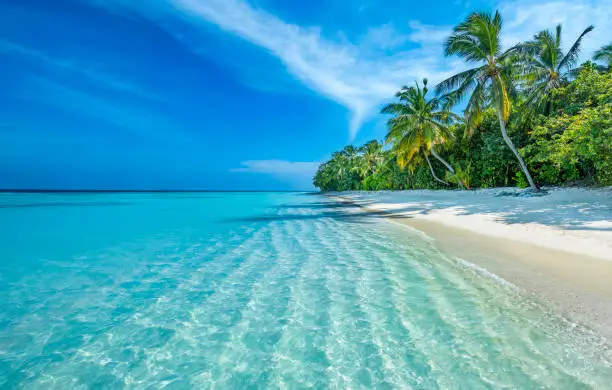
#> input picture Assets/beach_pic_1.png, 612 x 390 px, found by its file name
$ python galle_card.py
#> lines starting #> are read from the running program, lines starting #| are printed output that depends on the picture; after the words box and inside, x2 and y2 are one past the last pixel; in counts of white or black regions, pixels touching at a corner belong together
from PIL import Image, ImageDraw, ImageFont
import os

# ===== IMAGE POSITIONING CONFIGURATION =====
# Choose how the beach image should be positioned:
# "cover" - Fill entire area, crop if needed (no gaps, recommended)
# "contain" - Fit entire image, may have gaps (centered by default)
IMAGE_MODE = "cover"  # Change to "contain" if you prefer

# For "contain" mode, choose position:
# "center", "top", "bottom", "left", "right", "top-left", "top-right", "bottom-left", "bottom-right"
IMAGE_POSITION = "center"

# For "cover" mode, choose crop alignment:
# "center" - Crop from center (balanced view)
# "top" - Crop from top (show top of image)
# "bottom" - Crop from bottom (show bottom of image)
CROP_ALIGNMENT = "center"  # Only used in "cover" mode
# ===========================================

# Create a white card with rounded corners
card_width = 800
card_height = 1000
card_bg = Image.new('RGB', (card_width, card_height), color='white')
#> card_bg: PIL image 800x1000 RGB; every value is 255
draw = ImageDraw.Draw(card_bg)

# Beach image area (top section with rounded corners)
beach_area_width = card_width - 80  # 40px margin on each side
beach_area_height = 400
beach_area_x = 40
beach_area_y = 40
corner_radius = 30

# Create a mask for rounded corners
def create_rounded_rectangle_mask(width, height, radius):
    mask = Image.new('L', (width, height), 0)
    mask_draw = ImageDraw.Draw(mask)
    mask_draw.rounded_rectangle([(0, 0), (width, height)], radius, fill=255)
    return mask

# Load the actual beach image from assets
beach_image_path = './assets/beach_pic_1.png'

if os.path.exists(beach_image_path):
    beach_img = Image.open(beach_image_path)
#> beach_img is the input picture: PIL image 612x390 RGB; mean R, G, B 75.4, 163.5, 185.6

    if IMAGE_MODE == "cover":
        # COVER mode - Fill the entire area, crop if needed (no gaps)
        beach_img_ratio = beach_img.width / beach_img.height
#> beach_img_ratio = 1.57
        area_ratio = beach_area_width / beach_area_height

        if beach_img_ratio > area_ratio:
            # Image is wider - fit to height, crop width
            new_height = beach_area_height
            new_width = int(beach_img.width * (beach_area_height / beach_img.height))
            beach_img = beach_img.resize((new_width, new_height), Image.Resampling.LANCZOS)
            # Crop based on alignment
            if CROP_ALIGNMENT == "center":
                left = (new_width - beach_area_width) // 2
            elif CROP_ALIGNMENT == "left":
                left = 0
            else:  # right
                left = new_width - beach_area_width
            beach_img = beach_img.crop((left, 0, left + beach_area_width, beach_area_height))
        else:
            # Image is taller - fit to width, crop height
            new_width = beach_area_width
            new_height = int(beach_img.height * (beach_area_width / beach_img.width))
#> new_height = 458
            beach_img = beach_img.resize((new_width, new_height), Image.Resampling.LANCZOS)
#> beach_img: PIL image 720x458 RGB
            # Crop based on alignment
            if CROP_ALIGNMENT == "center":
                top_offset = (new_height - beach_area_height) // 2
#> top_offset = 29
            elif CROP_ALIGNMENT == "top":
                top_offset = 0
            else:  # bottom
                top_offset = new_height - beach_area_height
            beach_img = beach_img.crop((0, top_offset, beach_area_width, top_offset + beach_area_height))
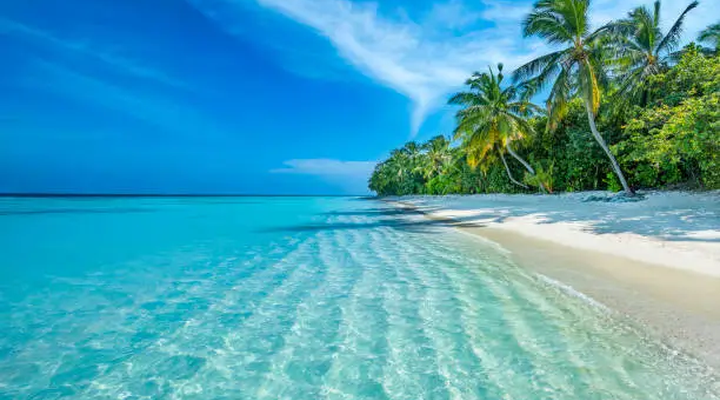
#> beach_img: PIL image 720x400 RGB; mean R, G, B 74.9, 162.2, 183

        # Create final image with exact dimensions
        beach_final = Image.new('RGB', (beach_area_width, beach_area_height))
#> beach_final: PIL image 720x400 RGB; every value is 0
        beach_final.paste(beach_img, (0, 0))
        beach_img = beach_final

    else:  # CONTAIN mode
        # Fit entire image, may have gaps
        beach_img.thumbnail((beach_area_width, beach_area_height), Image.Resampling.LANCZOS)
        beach_final = Image.new('RGB', (beach_area_width, beach_area_height), color=(135, 206, 250))

        # Calculate position based on IMAGE_POSITION setting
        if IMAGE_POSITION == "center":
            paste_x = (beach_area_width - beach_img.width) // 2
            paste_y = (beach_area_height - beach_img.height) // 2
        elif IMAGE_POSITION == "top":
            paste_x = (beach_area_width - beach_img.width) // 2
            paste_y = 0
        elif IMAGE_POSITION == "bottom":
            paste_x = (beach_area_width - beach_img.width) // 2
            paste_y = beach_area_height - beach_img.height
        elif IMAGE_POSITION == "left":
            paste_x = 0
            paste_y = (beach_area_height - beach_img.height) // 2
        elif IMAGE_POSITION == "right":
            paste_x = beach_area_width - beach_img.width
            paste_y = (beach_area_height - beach_img.height) // 2
        elif IMAGE_POSITION == "top-left":
            paste_x = 0
            paste_y = 0
        elif IMAGE_POSITION == "top-right":
            paste_x = beach_area_width - beach_img.width
            paste_y = 0
        elif IMAGE_POSITION == "bottom-left":
            paste_x = 0
            paste_y = beach_area_height - beach_img.height
        elif IMAGE_POSITION == "bottom-right":
            paste_x = beach_area_width - beach_img.width
            paste_y = beach_area_height - beach_img.height
        else:  # default to center
            paste_x = (beach_area_width - beach_img.width) // 2
            paste_y = (beach_area_height - beach_img.height) // 2

        beach_final.paste(beach_img, (paste_x, paste_y))
        beach_img = beach_final
else:
    # Fallback: create a simple gradient if image not found
    print(f"Warning: {beach_image_path} not found. Using gradient instead.")
    beach_img = Image.new('RGB', (beach_area_width, beach_area_height))
    beach_draw = ImageDraw.Draw(beach_img)
    for y in range(0, beach_area_height):
        blue_intensity = int(135 + (64 - 135) * y / beach_area_height)
        beach_draw.rectangle([(0, y), (beach_area_width, y + 1)], fill=(135, 206, blue_intensity))

# Apply rounded corners to beach image
beach_mask = create_rounded_rectangle_mask(beach_area_width, beach_area_height, corner_radius)
#> in create_rounded_rectangle_mask, `mask = Image.new('L', (width, height), 0)`: mask: PIL image 720x400 L; every value is 0
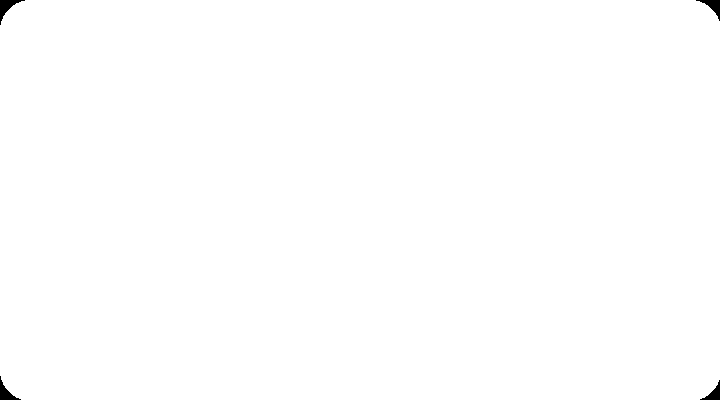
#> beach_mask: PIL image 720x400 L; 99.8% white; 4 black regions, box (x1, y1, x2, y2) and area: (0, 0, 25, 25) 203, (696, 0, 720, 21) 178, (0, 376, 21, 400) 178, (700, 380, 720, 400) 154
beach_img.putalpha(beach_mask)
#> beach_img: PIL image 720x400 RGBA

# Paste beach image onto card
card_bg.paste(beach_img, (beach_area_x, beach_area_y), beach_img)
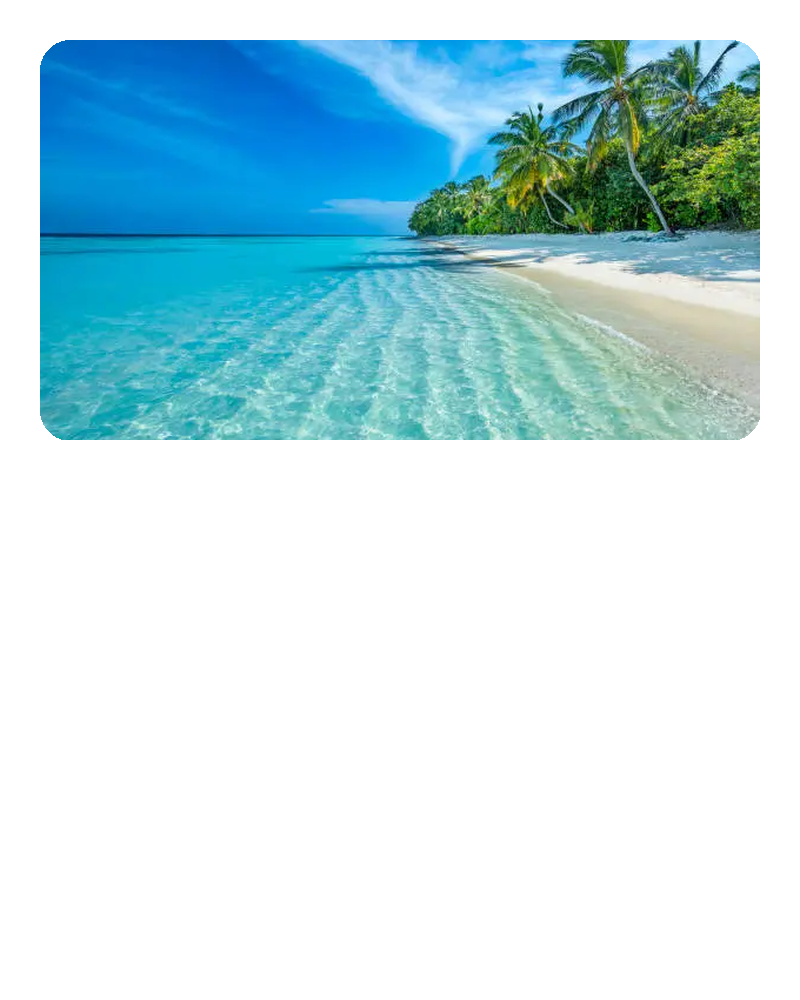
#> card_bg: PIL image 800x1000 RGB; mean R, G, B 190.3, 221.7, 229.1

# GALLE text (black, centered, large)
try:
    # Try to use a system font, fallback to default if not available
    galle_font_size = 60
    try:
        galle_font = ImageFont.truetype("arial.ttf", galle_font_size)
    except:
        try:
            galle_font = ImageFont.truetype("C:/Windows/Fonts/arial.ttf", galle_font_size)
        except:
            galle_font = ImageFont.load_default()
except:
    galle_font = ImageFont.load_default()

galle_text = "GALLE"
# Get text bounding box
bbox = draw.textbbox((0, 0), galle_text, font=galle_font)
#> bbox = (0, 11, 192, 57)
text_width = bbox[2] - bbox[0]
#> text_width = 192
text_height = bbox[3] - bbox[1]
#> text_height = 46

# Center the text horizontally
galle_x = (card_width - text_width) // 2
#> galle_x = 304
galle_y = beach_area_y + beach_area_height + 40
draw.text((galle_x, galle_y), galle_text, fill='black', font=galle_font)

# Description text (yellow/gold, centered, smaller)
description_text = """The top sightseeing places in Galle are Old Dutch Market, Flag Rock, Dutch Reformed Church, Amangalla, Old Gate, Galle Fort Lighthouse."""

try:
    desc_font_size = 24
    try:
        desc_font = ImageFont.truetype("arial.ttf", desc_font_size)
    except:
        try:
            desc_font = ImageFont.truetype("C:/Windows/Fonts/arial.ttf", desc_font_size)
        except:
            desc_font = ImageFont.load_default()
except:
    desc_font = ImageFont.load_default()

# Wrap text to fit card width
max_width = card_width - 100
words = description_text.split()
lines = []
current_line = ""

for word in words:
    test_line = current_line + (" " if current_line else "") + word
    bbox = draw.textbbox((0, 0), test_line, font=desc_font)
    test_width = bbox[2] - bbox[0]

    if test_width <= max_width:
        current_line = test_line
    else:
        if current_line:
            lines.append(current_line)
        current_line = word
#> this loop made 21 passes
#> (bbox, test_width) on passes 1 to 12: ((-1, 5, 45, 23), 46), ((-1, 5, 92, 28), 93), ((-1, 5, 237, 28), 238), ((-1, 5, 322, 28), 323), ((-1, 5, 352, 28), 353), ((-1, 5, 421, 28), 422), ((-1, 5, 467, 28), 468), ((-1, 5, 516, 28), 517), ((-1, 5, 595, 28), 596), ((-1, 5, 692, 28), 693), ((-1, 5, 750, 28), 751), ((0, 5, 123, 28), 123)
#> after the loop, lines = 2 items

if current_line:
    lines.append(current_line)

# Draw each line centered
desc_y = galle_y + text_height + 60
#> desc_y = 586
line_height = text_height + 10
#> line_height = 56
gold_color = (255, 204, 0)  # #FFCC00

for line in lines:
    bbox = draw.textbbox((0, 0), line, font=desc_font)
    line_width = bbox[2] - bbox[0]
    line_x = (card_width - line_width) // 2
    draw.text((line_x, desc_y), line, fill=gold_color, font=desc_font)
    desc_y += line_height
#> this loop made 3 passes
#> (bbox, line_width, line_x, desc_y) on passes 1 to 2: ((-1, 5, 692, 28), 693, 53, 642), ((0, 5, 690, 28), 690, 55, 698)
#> (line, bbox, line_width, line_x, desc_y) on pass 3: ('Galle Fort Lighthouse.', (0, 5, 264, 28), 264, 268, 754)
#> after the loop, desc_y = 754

# Save the image
output_path = 'galle_card.png'
card_bg.save(output_path)
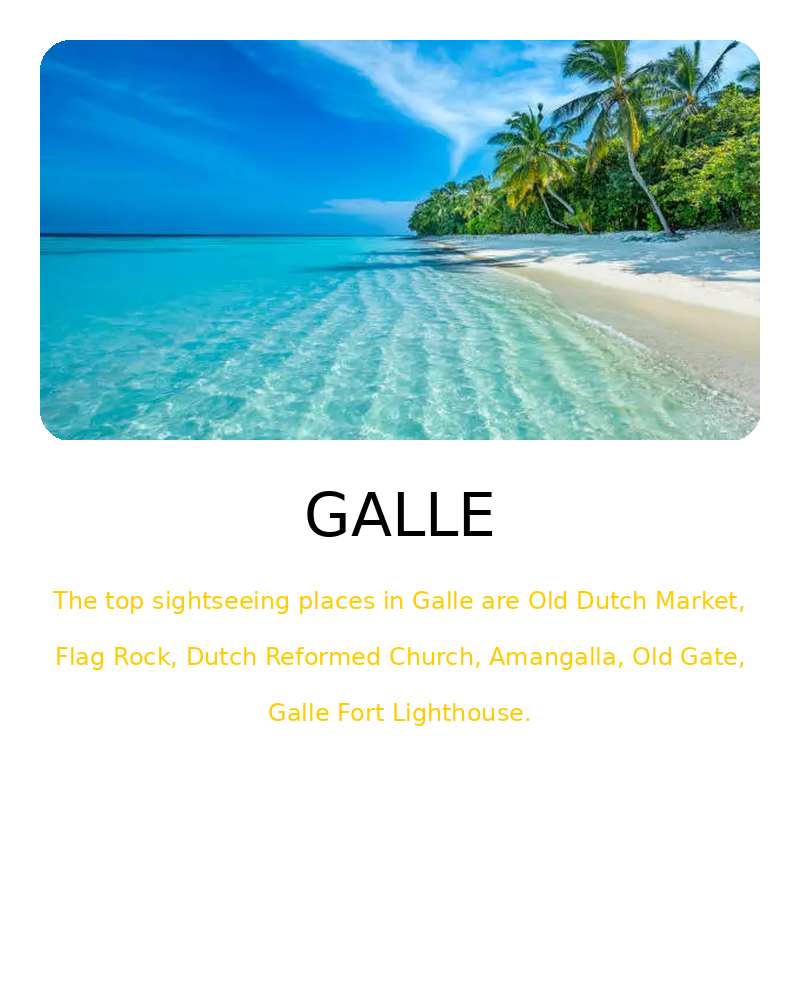
#> saved as galle_card.png: PIL image 800x1000 RGB; mean R, G, B 189.5, 220.4, 225.8
print(f"Card image saved to {output_path}")

# Display the image (optional)
card_bg.show()
